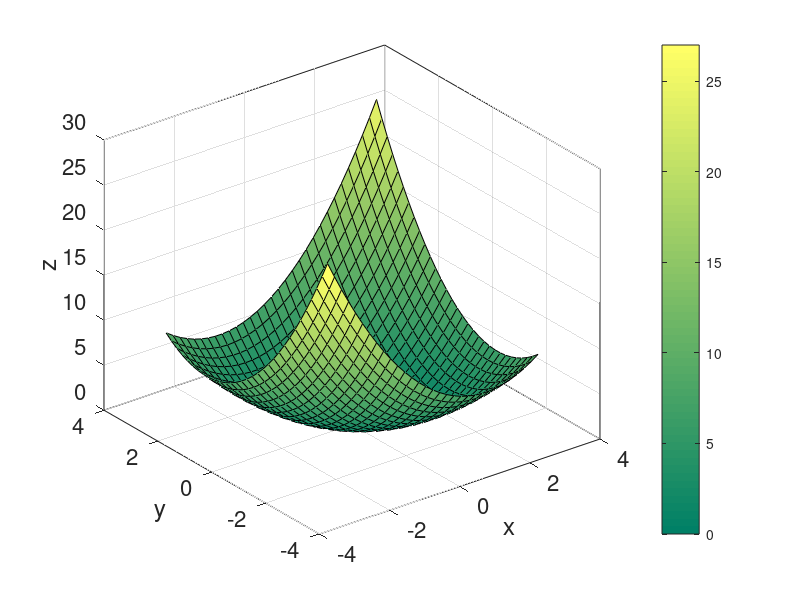
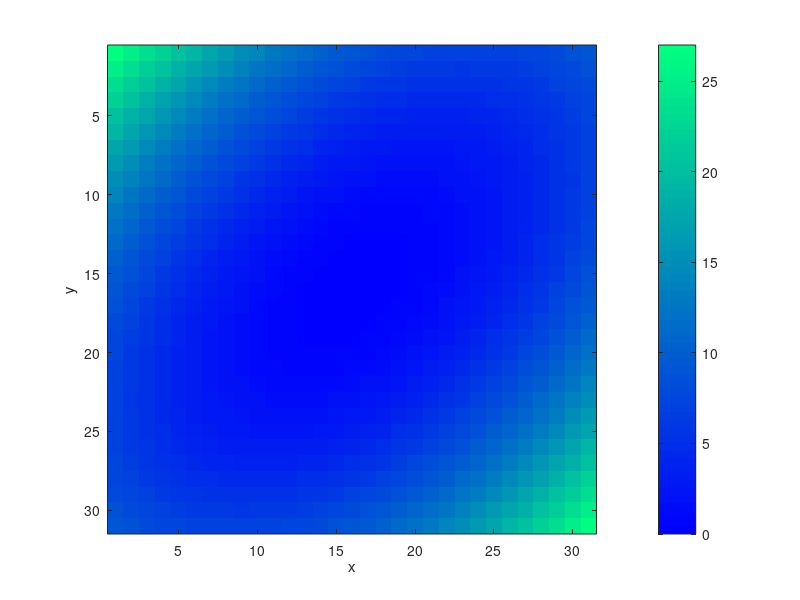

Write MATLAB code to recreate these figures, in order.
clc
clear

[x, y] = meshgrid(-3:.2:3, -3:.2:3);
z = x.^2 + x .* y + y.^2;
figure;
surf(x, y, z); 
colorbar;
colormap('summer');

box on;
set(gca, 'FontSize', 16);

zlabel('z');
xlim([-4 4]);
xlabel('x');
ylim([-4 4]);
ylabel('y');

figure
imagesc(z);
axis square;
xlabel('x');
ylabel('y');
colorbar;
colormap('winter');
